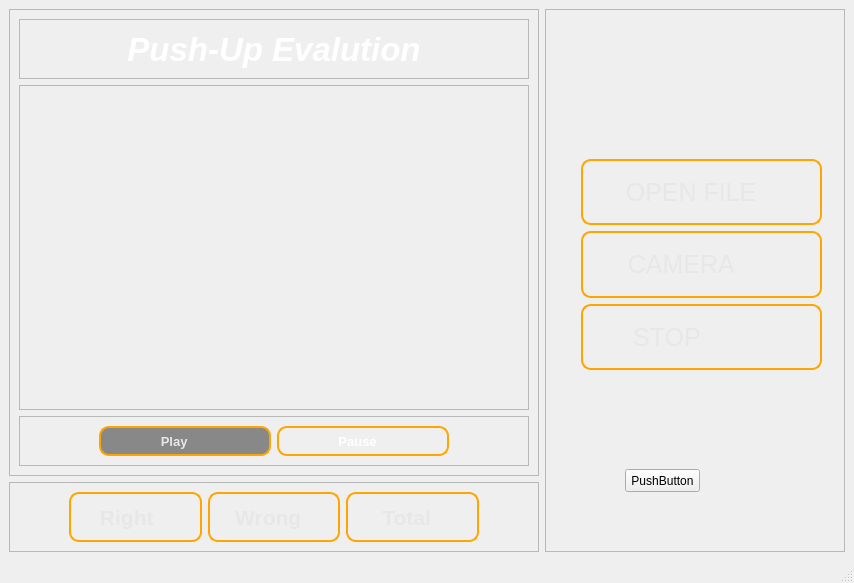
<?xml version="1.0" encoding="UTF-8"?>
<ui version="4.0">
 <class>MainWindow</class>
 <widget class="QMainWindow" name="MainWindow">
  <property name="geometry">
   <rect>
    <x>0</x>
    <y>0</y>
    <width>854</width>
    <height>583</height>
   </rect>
  </property>
  <property name="windowTitle">
   <string>MainWindow</string>
  </property>
  <property name="styleSheet">
   <string notr="true">background-image: url(:/icons/background.png);</string>
  </property>
  <widget class="QWidget" name="centralwidget">
   <layout class="QGridLayout" name="gridLayout">
    <item row="0" column="0">
     <widget class="QFrame" name="frame_2">
      <property name="maximumSize">
       <size>
        <width>16777215</width>
        <height>16777215</height>
       </size>
      </property>
      <property name="frameShape">
       <enum>QFrame::StyledPanel</enum>
      </property>
      <property name="frameShadow">
       <enum>QFrame::Raised</enum>
      </property>
      <layout class="QGridLayout" name="gridLayout_2">
       <item row="1" column="0">
        <widget class="QFrame" name="frame_4">
         <property name="frameShape">
          <enum>QFrame::StyledPanel</enum>
         </property>
         <property name="frameShadow">
          <enum>QFrame::Raised</enum>
         </property>
         <layout class="QGridLayout" name="gridLayout_3">
          <item row="0" column="2">
           <spacer name="horizontalSpacer_2">
            <property name="orientation">
             <enum>Qt::Horizontal</enum>
            </property>
            <property name="sizeType">
             <enum>QSizePolicy::Fixed</enum>
            </property>
            <property name="sizeHint" stdset="0">
             <size>
              <width>40</width>
              <height>20</height>
             </size>
            </property>
           </spacer>
          </item>
          <item row="0" column="1">
           <widget class="QLabel" name="label">
            <property name="text">
             <string/>
            </property>
            <property name="pixmap">
             <pixmap>trang.png</pixmap>
            </property>
            <property name="scaledContents">
             <bool>true</bool>
            </property>
           </widget>
          </item>
          <item row="0" column="0">
           <spacer name="horizontalSpacer">
            <property name="orientation">
             <enum>Qt::Horizontal</enum>
            </property>
            <property name="sizeType">
             <enum>QSizePolicy::Fixed</enum>
            </property>
            <property name="sizeHint" stdset="0">
             <size>
              <width>40</width>
              <height>10</height>
             </size>
            </property>
           </spacer>
          </item>
          <item row="1" column="1">
           <spacer name="verticalSpacer">
            <property name="orientation">
             <enum>Qt::Vertical</enum>
            </property>
            <property name="sizeType">
             <enum>QSizePolicy::Fixed</enum>
            </property>
            <property name="sizeHint" stdset="0">
             <size>
              <width>10</width>
              <height>20</height>
             </size>
            </property>
           </spacer>
          </item>
         </layout>
        </widget>
       </item>
       <item row="2" column="0">
        <widget class="QFrame" name="frame_5">
         <property name="maximumSize">
          <size>
           <width>16777215</width>
           <height>50</height>
          </size>
         </property>
         <property name="frameShape">
          <enum>QFrame::StyledPanel</enum>
         </property>
         <property name="frameShadow">
          <enum>QFrame::Raised</enum>
         </property>
         <layout class="QGridLayout" name="gridLayout_5">
          <item row="0" column="3">
           <spacer name="horizontalSpacer_3">
            <property name="orientation">
             <enum>Qt::Horizontal</enum>
            </property>
            <property name="sizeType">
             <enum>QSizePolicy::Fixed</enum>
            </property>
            <property name="sizeHint" stdset="0">
             <size>
              <width>70</width>
              <height>20</height>
             </size>
            </property>
           </spacer>
          </item>
          <item row="0" column="0">
           <spacer name="horizontalSpacer_4">
            <property name="orientation">
             <enum>Qt::Horizontal</enum>
            </property>
            <property name="sizeType">
             <enum>QSizePolicy::Fixed</enum>
            </property>
            <property name="sizeHint" stdset="0">
             <size>
              <width>70</width>
              <height>20</height>
             </size>
            </property>
           </spacer>
          </item>
          <item row="0" column="1">
           <widget class="QPushButton" name="pushButton">
            <property name="maximumSize">
             <size>
              <width>16777215</width>
              <height>500</height>
             </size>
            </property>
            <property name="font">
             <font>
              <pointsize>10</pointsize>
              <weight>75</weight>
              <bold>true</bold>
             </font>
            </property>
            <property name="layoutDirection">
             <enum>Qt::RightToLeft</enum>
            </property>
            <property name="styleSheet">
             <string notr="true">color: rgb(231, 231, 231);
background-color: rgb(136, 136, 136);

border: 2px solid orange;
padding: 5px;

opacity: 200;

border-radius: 10px;

</string>
            </property>
            <property name="text">
             <string>Play      </string>
            </property>
            <property name="icon">
             <iconset>
              <normaloff>resume_icon.png</normaloff>resume_icon.png</iconset>
            </property>
            <property name="iconSize">
             <size>
              <width>20</width>
              <height>20</height>
             </size>
            </property>
           </widget>
          </item>
          <item row="0" column="2">
           <widget class="QPushButton" name="pushButton_2">
            <property name="maximumSize">
             <size>
              <width>16777215</width>
              <height>500</height>
             </size>
            </property>
            <property name="font">
             <font>
              <pointsize>10</pointsize>
              <weight>75</weight>
              <bold>true</bold>
             </font>
            </property>
            <property name="acceptDrops">
             <bool>false</bool>
            </property>
            <property name="layoutDirection">
             <enum>Qt::RightToLeft</enum>
            </property>
            <property name="autoFillBackground">
             <bool>false</bool>
            </property>
            <property name="styleSheet">
             <string notr="true">color: rgb(255, 255, 255);

border: 2px solid orange;




border-radius: 10px;
</string>
            </property>
            <property name="text">
             <string>Pause   </string>
            </property>
            <property name="icon">
             <iconset>
              <normaloff>pause_icon.png</normaloff>pause_icon.png</iconset>
            </property>
            <property name="iconSize">
             <size>
              <width>20</width>
              <height>20</height>
             </size>
            </property>
           </widget>
          </item>
         </layout>
        </widget>
       </item>
       <item row="0" column="0">
        <widget class="QFrame" name="frame_6">
         <property name="maximumSize">
          <size>
           <width>16777215</width>
           <height>60</height>
          </size>
         </property>
         <property name="font">
          <font>
           <pointsize>1</pointsize>
          </font>
         </property>
         <property name="frameShape">
          <enum>QFrame::StyledPanel</enum>
         </property>
         <property name="frameShadow">
          <enum>QFrame::Raised</enum>
         </property>
         <layout class="QGridLayout" name="gridLayout_4">
          <item row="0" column="0">
           <widget class="QLabel" name="label_2">
            <property name="font">
             <font>
              <pointsize>25</pointsize>
              <weight>75</weight>
              <italic>true</italic>
              <bold>true</bold>
             </font>
            </property>
            <property name="styleSheet">
             <string notr="true">color: rgb(255, 255, 255);</string>
            </property>
            <property name="text">
             <string>Push-Up Evalution</string>
            </property>
            <property name="alignment">
             <set>Qt::AlignCenter</set>
            </property>
           </widget>
          </item>
         </layout>
        </widget>
       </item>
      </layout>
     </widget>
    </item>
    <item row="0" column="1" rowspan="2">
     <widget class="QFrame" name="frame">
      <property name="maximumSize">
       <size>
        <width>300</width>
        <height>16777215</height>
       </size>
      </property>
      <property name="frameShape">
       <enum>QFrame::StyledPanel</enum>
      </property>
      <property name="frameShadow">
       <enum>QFrame::Raised</enum>
      </property>
      <widget class="QWidget" name="layoutWidget">
       <property name="geometry">
        <rect>
         <x>36</x>
         <y>150</y>
         <width>241</width>
         <height>211</height>
        </rect>
       </property>
       <layout class="QVBoxLayout" name="verticalLayout">
        <item>
         <widget class="QPushButton" name="pushButton_7">
          <property name="sizePolicy">
           <sizepolicy hsizetype="Minimum" vsizetype="Fixed">
            <horstretch>0</horstretch>
            <verstretch>0</verstretch>
           </sizepolicy>
          </property>
          <property name="maximumSize">
           <size>
            <width>16777215</width>
            <height>70</height>
           </size>
          </property>
          <property name="font">
           <font>
            <pointsize>19</pointsize>
           </font>
          </property>
          <property name="layoutDirection">
           <enum>Qt::RightToLeft</enum>
          </property>
          <property name="autoFillBackground">
           <bool>false</bool>
          </property>
          <property name="styleSheet">
           <string notr="true">color: rgb(231, 231, 231);


border: 2px solid orange;
padding: 5px;
border-radius: 3px;
opacity: 200;

border-radius: 10px;</string>
          </property>
          <property name="text">
           <string>OPEN FILE   </string>
          </property>
          <property name="icon">
           <iconset>
            <normaloff>file_icon.png</normaloff>file_icon.png</iconset>
          </property>
          <property name="iconSize">
           <size>
            <width>50</width>
            <height>50</height>
           </size>
          </property>
         </widget>
        </item>
        <item>
         <widget class="QPushButton" name="pushButton_8">
          <property name="sizePolicy">
           <sizepolicy hsizetype="Minimum" vsizetype="Fixed">
            <horstretch>0</horstretch>
            <verstretch>0</verstretch>
           </sizepolicy>
          </property>
          <property name="maximumSize">
           <size>
            <width>16777215</width>
            <height>70</height>
           </size>
          </property>
          <property name="font">
           <font>
            <pointsize>19</pointsize>
           </font>
          </property>
          <property name="layoutDirection">
           <enum>Qt::RightToLeft</enum>
          </property>
          <property name="autoFillBackground">
           <bool>false</bool>
          </property>
          <property name="styleSheet">
           <string notr="true">color: rgb(231, 231, 231);


border: 2px solid orange;
padding: 5px;
border-radius: 3px;
opacity: 200;

border-radius: 10px;</string>
          </property>
          <property name="text">
           <string>CAMERA      </string>
          </property>
          <property name="icon">
           <iconset>
            <normaloff>camera_icon.png</normaloff>camera_icon.png</iconset>
          </property>
          <property name="iconSize">
           <size>
            <width>50</width>
            <height>50</height>
           </size>
          </property>
         </widget>
        </item>
        <item>
         <widget class="QPushButton" name="pushButton_9">
          <property name="sizePolicy">
           <sizepolicy hsizetype="Minimum" vsizetype="Fixed">
            <horstretch>0</horstretch>
            <verstretch>0</verstretch>
           </sizepolicy>
          </property>
          <property name="maximumSize">
           <size>
            <width>16777215</width>
            <height>70</height>
           </size>
          </property>
          <property name="font">
           <font>
            <pointsize>19</pointsize>
           </font>
          </property>
          <property name="layoutDirection">
           <enum>Qt::RightToLeft</enum>
          </property>
          <property name="autoFillBackground">
           <bool>false</bool>
          </property>
          <property name="styleSheet">
           <string notr="true">color: rgb(231, 231, 231);


border: 2px solid orange;
padding: 5px;
border-radius: 3px;
opacity: 200;

border-radius: 10px;</string>
          </property>
          <property name="text">
           <string>STOP          </string>
          </property>
          <property name="icon">
           <iconset>
            <normaloff>stop_icon.png</normaloff>stop_icon.png</iconset>
          </property>
          <property name="iconSize">
           <size>
            <width>50</width>
            <height>50</height>
           </size>
          </property>
         </widget>
        </item>
       </layout>
      </widget>
      <widget class="QPushButton" name="pushButton_3">
       <property name="geometry">
        <rect>
         <x>80</x>
         <y>460</y>
         <width>75</width>
         <height>23</height>
        </rect>
       </property>
       <property name="text">
        <string>PushButton</string>
       </property>
      </widget>
     </widget>
    </item>
    <item row="1" column="0">
     <widget class="QFrame" name="frame_3">
      <property name="maximumSize">
       <size>
        <width>16777215</width>
        <height>70</height>
       </size>
      </property>
      <property name="frameShape">
       <enum>QFrame::StyledPanel</enum>
      </property>
      <property name="frameShadow">
       <enum>QFrame::Raised</enum>
      </property>
      <layout class="QGridLayout" name="gridLayout_6">
       <item row="0" column="2">
        <widget class="QPushButton" name="pushButton_10">
         <property name="maximumSize">
          <size>
           <width>16777215</width>
           <height>50</height>
          </size>
         </property>
         <property name="font">
          <font>
           <pointsize>16</pointsize>
           <weight>75</weight>
           <bold>true</bold>
          </font>
         </property>
         <property name="layoutDirection">
          <enum>Qt::RightToLeft</enum>
         </property>
         <property name="styleSheet">
          <string notr="true">color: rgb(231, 231, 231);

border: 2px solid orange;
padding: 5px;
border-radius: 3px;
opacity: 200;

border-radius: 10px;</string>
         </property>
         <property name="text">
          <string>Wrong  </string>
         </property>
         <property name="icon">
          <iconset>
           <normaloff>wrong_icon.png</normaloff>wrong_icon.png</iconset>
         </property>
         <property name="iconSize">
          <size>
           <width>30</width>
           <height>30</height>
          </size>
         </property>
        </widget>
       </item>
       <item row="0" column="0">
        <spacer name="horizontalSpacer_6">
         <property name="orientation">
          <enum>Qt::Horizontal</enum>
         </property>
         <property name="sizeType">
          <enum>QSizePolicy::Fixed</enum>
         </property>
         <property name="sizeHint" stdset="0">
          <size>
           <width>50</width>
           <height>20</height>
          </size>
         </property>
        </spacer>
       </item>
       <item row="0" column="1">
        <widget class="QPushButton" name="pushButton_4">
         <property name="maximumSize">
          <size>
           <width>16777215</width>
           <height>50</height>
          </size>
         </property>
         <property name="font">
          <font>
           <pointsize>16</pointsize>
           <weight>75</weight>
           <bold>true</bold>
          </font>
         </property>
         <property name="layoutDirection">
          <enum>Qt::RightToLeft</enum>
         </property>
         <property name="styleSheet">
          <string notr="true">color: rgb(231, 231, 231);

border: 2px solid orange;
padding: 5px;
border-radius: 3px;
opacity: 200;

border-radius: 10px;</string>
         </property>
         <property name="text">
          <string>Right   </string>
         </property>
         <property name="icon">
          <iconset>
           <normaloff>right_icon.png</normaloff>right_icon.png</iconset>
         </property>
         <property name="iconSize">
          <size>
           <width>30</width>
           <height>30</height>
          </size>
         </property>
        </widget>
       </item>
       <item row="0" column="4">
        <spacer name="horizontalSpacer_5">
         <property name="orientation">
          <enum>Qt::Horizontal</enum>
         </property>
         <property name="sizeType">
          <enum>QSizePolicy::Fixed</enum>
         </property>
         <property name="sizeHint" stdset="0">
          <size>
           <width>50</width>
           <height>20</height>
          </size>
         </property>
        </spacer>
       </item>
       <item row="0" column="3">
        <widget class="QPushButton" name="pushButton_5">
         <property name="maximumSize">
          <size>
           <width>16777215</width>
           <height>50</height>
          </size>
         </property>
         <property name="font">
          <font>
           <pointsize>16</pointsize>
           <weight>75</weight>
           <bold>true</bold>
          </font>
         </property>
         <property name="layoutDirection">
          <enum>Qt::RightToLeft</enum>
         </property>
         <property name="styleSheet">
          <string notr="true">color: rgb(231, 231, 231);

border: 2px solid orange;
padding: 5px;
border-radius: 3px;
opacity: 200;

border-radius: 10px;</string>
         </property>
         <property name="text">
          <string>Total  </string>
         </property>
         <property name="icon">
          <iconset>
           <normaloff>total_icon.png</normaloff>total_icon.png</iconset>
         </property>
         <property name="iconSize">
          <size>
           <width>30</width>
           <height>30</height>
          </size>
         </property>
        </widget>
       </item>
      </layout>
     </widget>
    </item>
   </layout>
  </widget>
  <widget class="QStatusBar" name="statusbar"/>
 </widget>
 <resources>
  <include location="resource.qrc"/>
 </resources>
 <connections/>
</ui>
